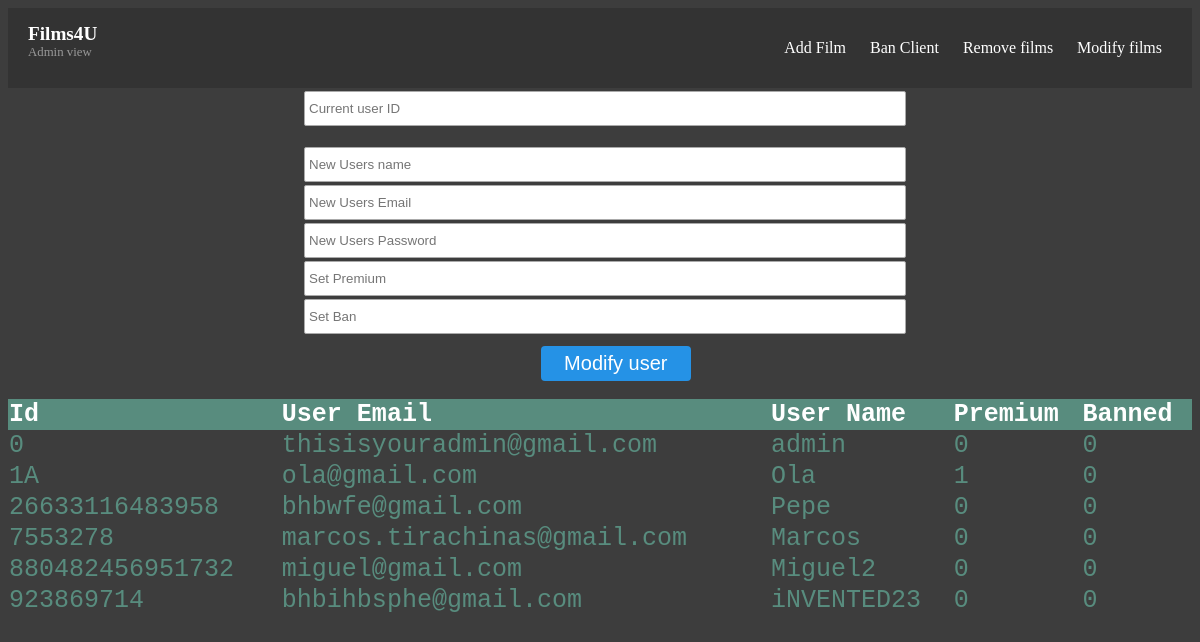
Page /modifyClient.php (signed in) on the committed database.
### tables this page shows
CREATE TABLE `users` (
  `users_id` varchar(15) NOT NULL,
  `user_email` varchar(100) NOT NULL,
  `user_password` varchar(20) NOT NULL,
  `user_name` varchar(20) NOT NULL,
  `premium` tinyint(1) NOT NULL DEFAULT 0,
  `banned` tinyint(1) NOT NULL DEFAULT 0
);

### modifyClient.php (the view, shortened to what this page needs)
<?php
	include("connection.php");
?>
<!DOCTYPE html>
<html>
<head>
	<link rel="stylesheet" href="clientBanCSS.css">
</head>
<body>
	<header id="main-header">
		<a id="logo-header" href="adminIndex.php">
			<span class="site-name">Films4U</span>
			<span class="site-desc">Admin view</span>
		</a>
		<nav>
			<ul>
				<li><a href="adminIndex.php">Add Film</a></li>
				<li><a href="clientBan.php">Ban Client</a></li>
				<li><a href="filmRemove.php">Remove films</a></li>
				<li><a href="modifyFilms.php">Modify films</a></li>
			</ul>
		</nav>
	</header>
	<div id="box">
		<form method="POST">
            <input id="text" type="number" name="users_id" autofocus placeholder="Current user ID"><br><br>
            <input id="text" type="text" name="user_name" autofocus placeholder="New Users name">
            <input id="text" type="email" name="email" autofocus placeholder="New Users Email">
            <input id="text" type="text" name="password" autofocus placeholder="New Users Password">
            <input id="text" type="number" name="premium" autofocus placeholder="Set Premium">
            <input id="text" type="number" name="ban" autofocus placeholder="Set Ban">
			<input id="button" type="submit" name="modifyUser" value="Modify user"><br><br>
		</form>
	</div>
    <table>
    <tr>
        <th>Id</th>
        <th>User Email</th>
        <th>User Name</th>
        <th>Premium</th>
        <th>Banned</th>
    </tr>
    <?php
        $sql = "SELECT * FROM users";
        $result = $con->query($sql);
        if ($result->num_rows > 0) {
            while($row = $result->fetch_assoc()) {
            echo "<tr><td>" . $row["users_id"]. "</td><td>" . $row["user_email"] . "</td><td>"
            . $row["user_name"]. "</td><td>". $row["premium"]. "</td><td>". $row["banned"]. "</td> </tr>";
            }
            echo "</table>";
        } else { echo "0 results";
        }
    ?>
</body>
</html>

### clientBanCSS.css (style rules this page uses)
table { border-collapse: collapse; width: 100%; color: #588c7e; font-family: monospace; font-size: 25px; text-align: left; }
th { background-color: #588c7e; color: white; }
#main-header { background: #333; color: white; height: 80px; }
#main-header a { color: white; }
#logo-header { float: left; padding: 15px 0 0 20px; text-decoration: none; }
#logo-header .site-name { display: block; font-weight: 700; font-size: 1.2em; }
#logo-header .site-desc { display: block; font-weight: 300; font-size: 0.8em; color: #999; }
nav { float: right; }
nav ul { margin: 0; padding: 0; list-style: none; padding-right: 20px; }
nav ul li { display: inline-block; line-height: 80px; }
nav ul li a { display: block; padding: 0 10px; text-decoration: none; }
#text { height: 25px; border-radius: 2px; padding: 4px; border: solid thin #aaa; margin-top: 0.25%; margin-left: 25%; width: 50%; }
#button { padding: 6px; margin-left: 45%; border-radius: 4px; width: 150px; color: white; background-color: #2592E6; border: none; margin-top: 1%; font-size: 20px; }
body { background-color: #3d3d3d; }

### rows in the picture
users: users_id "0", user_email "thisisyouradmin@gmail.com", user_name "admin", premium "0", banned "0"
users: users_id "1A", user_email "ola@gmail.com", user_name "Ola", premium "1", banned "0"
users: users_id "26633116483958", user_email "bhbwfe@gmail.com", user_name "Pepe", premium "0", banned "0"
users: users_id "7553278", user_email "marcos.tirachinas@gmail.com", user_name "Marcos", premium "0", banned "0"
users: users_id "880482456951732", user_email "miguel@gmail.com", user_name "Miguel2", premium "0", banned "0"
users: users_id "923869714", user_email "bhbihbsphe@gmail.com", user_name "iNVENTED23", premium "0", banned "0"
